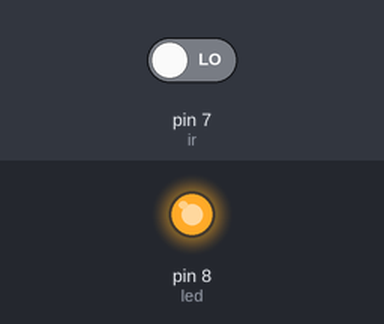
Recording of a sketch running on a simulated Arduino Uno, built with avr-gcc and run on an emulated ATmega328P. Parts: output pins drawn as LEDs (lit = HIGH). The inputs (shaded band) are chosen by the test bench; at power-on: pin 7 (ir) LOW. Storage starts empty; what the sketch prints to the serial monitor is not drawn.

Above: at 1.2 s.
1.3 s: pin 7 (ir) driven HIGH
At 3.0 s:
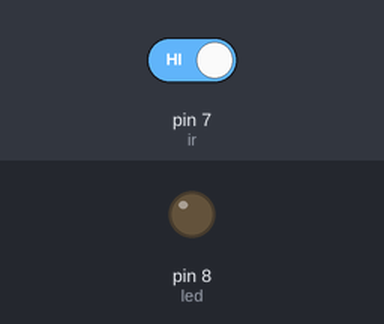
3.5 s: pin 7 (ir) driven LOW
At 4.5 s:
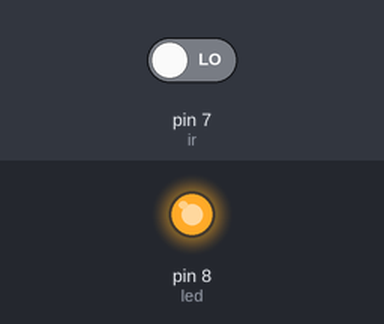
Timing chart, 0 to 6.5 s (numbered marks = the images above; inputs shaded):
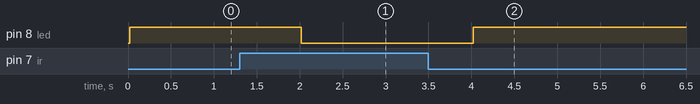

Measured:
- after the input at 1.3 s, pin 8 (led): HIGH → LOW after 0.72 s
- after the input at 3.5 s, pin 8 (led): LOW → HIGH after 0.52 s

The sketch:

pendulo_measurement_tarjetaSD_crear_fichero.ino
```cpp
#include <SPI.h>
#include <SD.h>

#define led 8
#define ir 7

long tiempoCorte = 0;
int contar = 0;
long tiempo;

File miFichero;

const int chipSelect = 4;

void setup() {
  // define el pin led como salida y el ir como entrada DIGITAL
  pinMode(led, OUTPUT);
  pinMode(ir, INPUT);
  // Serial
  Serial.begin(9600); // Pone en marcha la lectura en serie.


  // ver si la tarjeta puede
  if (!SD.begin(chipSelect)) {
    Serial.println("No tengo tarjeta!!");
    // don't do anything more:
    return;
  }
  Serial.println("Tarjeta inicializada");

}

void loop() {

  // cuenta del tiempo;
  tiempo = micros();

  // Inicializa la cadena
  String dataEscribir = "";

  // parpadea led en pin 8
  digitalWrite(led,!(digitalRead(ir)));

  // Leo el estado
  // estado = digitalRead(ir);

  // Comparo estado, con el antiguo
  if (pulseIn(ir,LOW)) {
     contar+=1;
     // Serial.println(contar);
     delay(200);

       if (contar%2==0 && contar>0) {

          dataEscribir+=String(abs(tiempo-tiempoCorte));
          // abro el fichero
          miFichero = SD.open("nuevo.csv", FILE_WRITE); // Importante: nombre con 8 caracteres, tres de extensión.
          // escribo
          miFichero.println(dataEscribir);
          // Cierro el fichero
          miFichero.close();

          Serial.println(dataEscribir);

          // Para el siguiente ciclo
          contar=0;
          tiempoCorte = tiempo;
       }

  }

  // al final

  // estadoAntiguo = estado;


}
```
